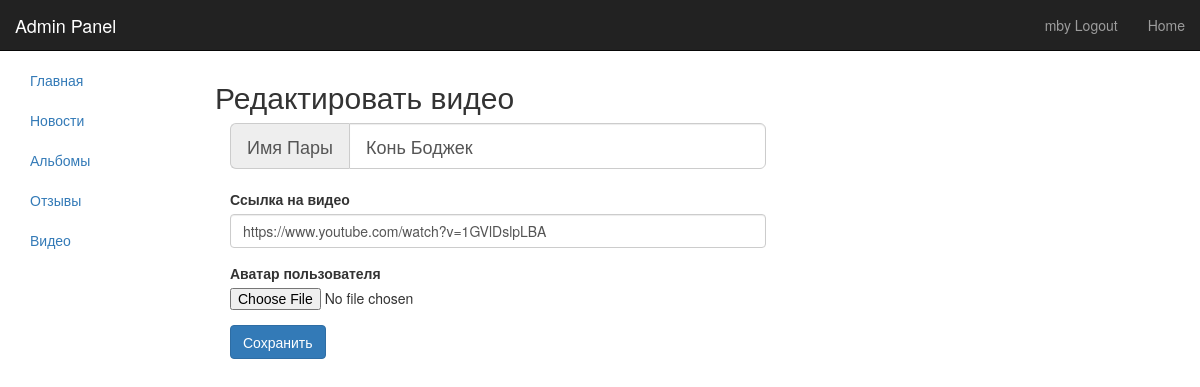
Before: /admin/?page=video&action=edit&id=2 with the older database file.
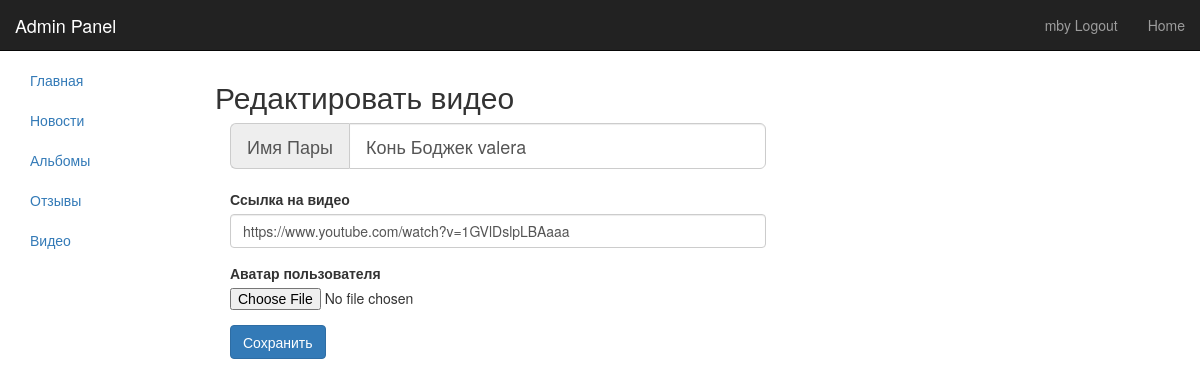
After: the same page with the newer database file.
### tables this page shows
CREATE TABLE IF NOT EXISTS `video` (
  `id_video` int(11) NOT NULL,
  `user_name` varchar(255) NOT NULL,
  `link` varchar(255) NOT NULL,
  `preview` varchar(255) NOT NULL
);

### admin/views/video_add.php (the view, shortened to what this page needs)
<h2><?php echo ($action == 'add'? 'Добавить видео' : 'Редактировать видео')?></h2>
<form class="col-md-7" method="post" action="./services/video.php?action=<?=$action?><?php echo ($action == 'edit' ? '&id='.$data['id_video'] : '')?>" enctype="multipart/form-data">
    <div class="input-group input-group-lg">
        <span class="input-group-addon" id="sizing-addon1">Имя Пары</span>
        <input value='<?php echo ($data['user_name'] && $action == 'edit' ? $data['user_name'] : "")?>' required type="text" class="form-control" name="name" placeholder="Имя Пары" aria-describedby="sizing-addon1">
    </div>
    <br>
    <div class="form-group">
        <label for="exampleTextarea">Ссылка на видео</label>
        <input value='<?php echo ($data['link'] && $action == 'edit' ? $data['link'] : "")?>' required type="text" class="form-control" name="link" placeholder="youtube link" aria-describedby="sizing-addon1">
    </div>
    <div class="form-group">
        <label for="exampleInputFile">Аватар пользователя</label>
        <input type="file" accept="image/*" name="preview" class="form-control-file" id="exampleInputFile" aria-describedby="fileHelp">
    </div>
    <button type="submit" class="btn btn-primary">Сохранить</button>
</form>

Changed rows visible on the page:
changed video: name "Конь Боджек" → "Конь Боджек valera"; link "https://www.youtube.com/watch?v=1GVlDslpLBA" → "https://www.youtube.com/watch?v=1GVlDslpLBAaaa"
